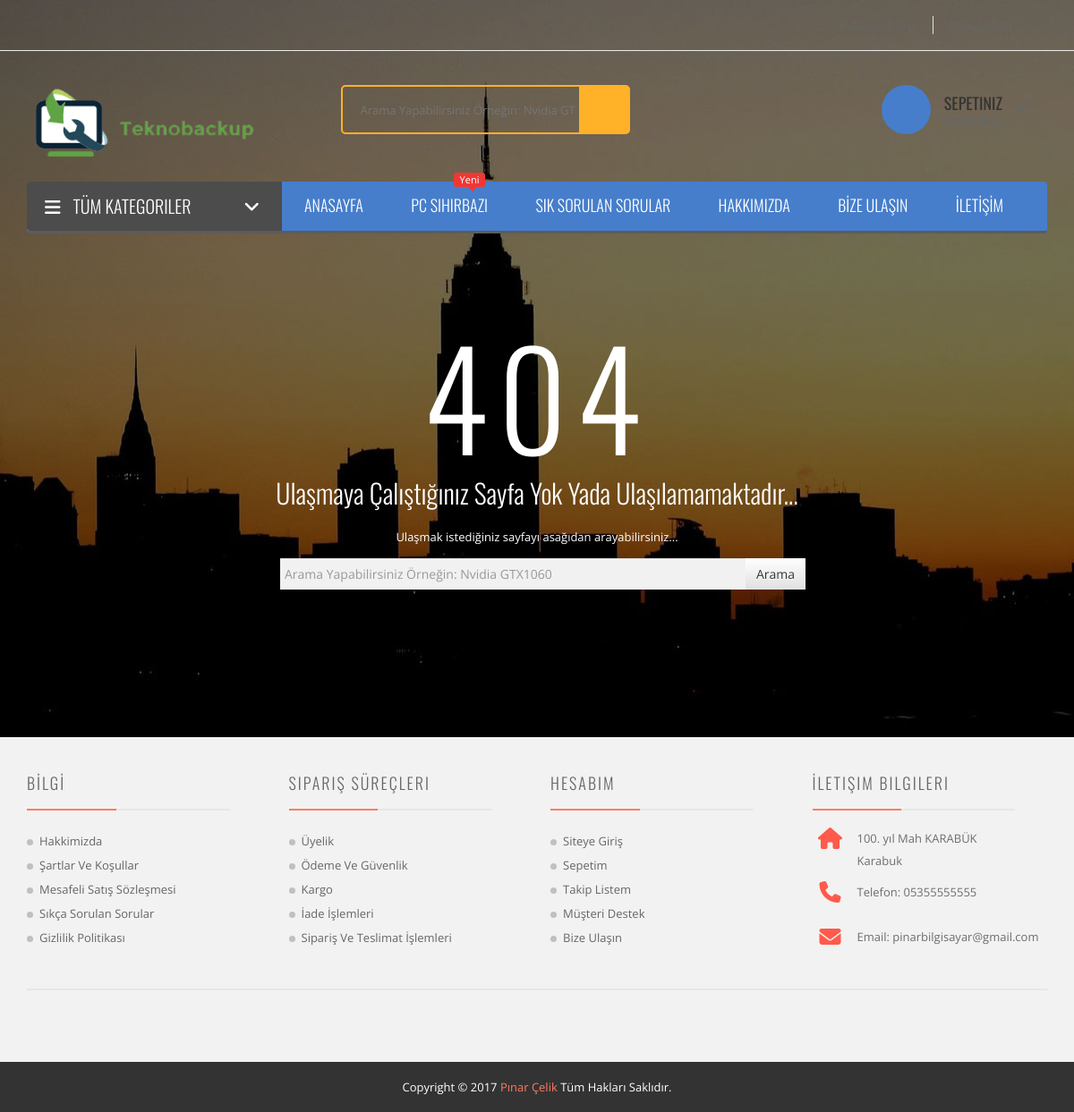
/index.php/home/sayfayok, run on the app's committed database.
### tables this page shows
CREATE TABLE `ayarlar` (
  `id` int(50) NOT NULL,
  `sirketadi` varchar(20) NOT NULL,
  `keywords` varchar(250) NOT NULL,
  `aciklama` varchar(250) NOT NULL,
  `name` varchar(20) NOT NULL,
  `smtpserver` varchar(50) NOT NULL,
  `smtpport` int(50) NOT NULL,
  `smtpemail` varchar(255) NOT NULL,
  `password` varchar(30) NOT NULL,
  `adres` varchar(200) NOT NULL,
  `sehir` varchar(20) NOT NULL,
  `tel` varchar(30) NOT NULL,
  `fax` varchar(25) NOT NULL,
  `email` varchar(250) NOT NULL,
  `hakkimizda` text NOT NULL,
  `gizlilik` text NOT NULL,
  `sartlar` text NOT NULL,
  `sozlesme` text NOT NULL,
  `facebook` varchar(255) NOT NULL,
  `instagram` varchar(255) NOT NULL,
  `twitter` varchar(255) NOT NULL,
  `xkordinat` double NOT NULL,
  `ykordinat` double NOT NULL
);

### application/controllers/Home.php (called while the page is built, shortened)
<?php
class Home extends CI_Controller {
    public function __construct()
    {
        $this->load->helper('url');
        $this->load->helper('string');
        $this->load->library('session');
        $this->load->database();
        $this->load->model('admin/Database_Model');
    }
	public function sayfayok(){
        $query = $this->db->get('kategoriler');
        $data['kategori'] = $query->result();
        $query = $this->db->get('alt_kategoriler');
        $data['altkategori'] = $query->result();
        $query = $this->db->get('ayarlar');
        $data['ayar'] = $query->result();
        if($this->session->kullanici_data['id']){
            $k_id = $this->session->kullanici_data['id'];
            $query = $this->Database_Model->sepet_listesi_sorgusu($k_id);
            $data['sepetsayi'] = $query->num_rows();
            $data['headersepet'] = $query->result();
        }else{
            $data['sepetsayi'] = 0;
        }
        $this->load->view('404header',$data);
        $this->load->view('404');
        $this->load->view('footer');
    }
}

### index.php (called while the page is built, shortened)
<?php
require_once BASEPATH.'core/CodeIgniter.php';

### application/views/404header.php (the view, shortened to what this page needs)
<!doctype html>
<html class="no-js" lang="en">
<head>
    <link rel="stylesheet" href="<?= base_url() ?>mainsite/css/bootstrap.min.css">
    <link rel="stylesheet" href="<?= base_url() ?>mainsite/css/animate.css">
    <link rel="stylesheet" href="<?= base_url() ?>mainsite/css/jquery-ui.min.css">
    <link rel="stylesheet" href="<?= base_url() ?>mainsite/css/meanmenu.min.css">
    <link rel="stylesheet" href="<?= base_url() ?>mainsite/lib/css/nivo-slider.css" type="text/css" />
    <link rel="stylesheet" href="<?= base_url() ?>mainsite/lib/css/preview.css" type="text/css" />
    <link rel="stylesheet" href="<?= base_url() ?>mainsite/css/owl.carousel.css">
    <link rel="stylesheet" href="<?= base_url() ?>mainsite/style.css">
    <link rel="stylesheet" href="<?= base_url() ?>mainsite/css/responsive.css">
</head>
<body class="error404">
<div class="header_area">
    <div class="header_border">
        <div class="container">
            <div class="row">
                <div class="col-md-6 col-lg-6 col-sm-6 col-xs-12">
                    <div class="header_right_area">
                        <ul>
                            <?php
                            if($this->session->kullanici_data['adsoy']) {
                                ?>
                                <li><?= $this->session->kullanici_data['adsoy'] ?></li>
                                <li>
                                    <a class="account" href="<?= base_url() ?>home/profil">Hesabım</a>
                                </li>
                                <li>
                                    <a class="wishlist" href="<?= base_url() ?>home/istek_listesi">İstek Listem</a>
                                </li>
                                <li>
                                    <a class="Shopping cart" href="<?= base_url() ?>siparis/siparisgecmisi">Siparişlerim</a>
                                </li>
                                <li>
                                    <a class="Cikis" href="<?= base_url() ?>home/cikis">Çıkış Yap</a>
                                </li>
                                <?php
                            }else {
                                ?>
                                <li><a class="wishlist" href="<?= base_url()?>home/login">Kullanıcı Girişi</a></li>
                                <li>
                                    <a class="wishlist" href="<?= base_url() ?>home/istek_listesi">İstek Listesi</a>
                                </li>
                                <?php
                            }
                            ?>
                        </ul>
                    </div>
                </div>
            </div>
        </div>
    </div>
    <div class="header_middle">
        <div class="container">
            <div class="row">
                <div class="col-md-3">
                    <div class="logo_area">
                        <a href="<?= base_url() ?>"><img src="<?= base_url() ?>mainsite/img/logo-pic/logo2.png" alt="" height="70" width="296" /></a>
                    </div>
                </div>
                <div class="col-md-9">
                    <div class="header_all search_box_area">
                        <form class="new_search" action="<?= base_url() ?>home/arama" method="post">
                            <input id="mix_search" class="search-field" placeholder="Arama Yapabilirsiniz Örneğin: Nvidia GTX1060" value="" name="search" title="Search for:" type="search">
                            <input value="Search" type="submit">
                        </form>
                    </div>
                    <div class="header_all shopping_cart_area">
                        <div class="widget_shopping_cart_content">
                            <div class="topcart">
                                <a class="cart-toggler" href="">
                                    <i class="icon"></i>
                                    <span class="my-cart">Sepetiniz</span>
                                    <?php
                                    if ($sepetsayi > 0){?>
                                        <span class="qty"><?= $sepetsayi ?> Ürün</span>
                                        <?php
                                    }else{?>
                                        <span class="qty">Sepet Boş</span>
                                        <?php
                                    }
                                    ?>
                                    <span class="fa fa-angle-down"></span>
                                </a>
                            </div>
                        </div>
                    </div>
                </div>
            </div>
        </div>
    </div>
    <div class="all_menu_area all_menu_area_2 ">
        <div class="menu_inner">
            <div class="container">
                <div class="full_menu full_menu_2 clearfix">
                    <div class="new_menu">
                        <div class="drp-menu">
                            <div class="col-md-3 pr pl">
                                <div class="all_catagories all_catagories_2">
                                    <div class="enable_catagories enable_catagories_2">
                                        <i class="fa fa-bars"></i>
                                        <span>Tüm Kategoriler</span>
                                        <i class="fa fa-angle-down"></i>
                                    </div>
                                </div>
                            </div>
                            <div class="col-md-9 pl">
                                <div class="menu_area">
                                    <div class="menu">
                                        <nav>
                                            <ul>
                                                <li class="">
                                                    <a href="<?= base_url() ?>">Anasayfa <i class="" aria-hidden="true"></i></a>
                                                </li>
                                                <li>
                                                    <a class="flexiable_new" href="<?= base_url() ?>sihirbaz">PC Sihirbazı <span class="link_descr_2">Yeni </span> <i aria-hidden="true"></i>
                                                    </a>
                                                </li>
                                                <li>
                                                    <a href="<?= base_url() ?>sikcasorulansorular">Sık Sorulan Sorular <i  aria-hidden="true"></i>
                                                    </a>
                                                </li>
                                                <li class="pg_1">
                                                    <a href="<?= base_url() ?>hakkimizda">Hakkımızda <i aria-hidden="true"></i>
                                                    </a>
                                                </li>
                                                <li class="port_1">
                                                    <a href="<?= base_url() ?>bizeulasin">Bİze Ulaşın <i aria-hidden="true"></i>
                                                    </a>
                                                </li>
                                                <li class="port_1">
                                                    <a href="<?= base_url() ?>iletisim">İletİşİm <i aria-hidden="true"></i>
                                                    </a>
                                                </li>
                                            </ul>
                                        </nav>
                                    </div>
                                </div>
                            </div>
                        </div>
                    </div>
                </div>
            </div>
        </div>
    </div>
</div>

### application/views/footer.php (shortened to what this page needs)
<div class="footer_area footer_area_2">
    <div class="container">
        <div class="row">
            <div class="col-md-3 col-sm-6">
                <div class="footer_menu footer_menu_4">
                    <div class="news_heading_2 news_heading_4">
                        <h3>BİLGİ </h3>
                    </div>
                    <div class="footer_menu">
                        <ul>
                            <li>
                                <a href="<?= base_url() ?>hakkimizda">Hakkimizda</a>
                            </li>
                            <li>
                                <a href="<?= base_url() ?>icerik/sartlar">Şartlar ve Koşullar</a>
                            </li>
                            <li>
                                <a href="<?= base_url() ?>icerik/sozlesme">Mesafeli Satış Sözleşmesi</a>
                            </li>
                            <li>
                                <a href="<?= base_url() ?>sikcasorulansorular">Sıkça Sorulan Sorular</a>
                            </li>
                            <li>
                                <a href="<?= base_url() ?>icerik/gizlilik">Gizlilik Politikası</a>
                            </li>
                        </ul>
                    </div>
                </div>
            </div>
            <div class="col-md-3 col-sm-6">
                <div class="footer_menu footer_menu_4">
                    <div class="news_heading_2 news_heading_4">
                        <h3>Sipariş Süreçleri </h3>
                    </div>
                    <div class="footer_menu">
                        <ul>
                            <li>
                                <a href="<?= base_url() ?>home/login">Üyelik</a>
                            </li>
                            <li>
                                <a href="<?= base_url() ?>">Ödeme ve Güvenlik</a>
                            </li>
                            <li>
                                <a href="<?= base_url() ?>">Kargo</a>
                            </li>
                            <li>
                                <a href="<?= base_url() ?>">İade İşlemleri</a>
                            </li>
                            <li>
                                <a href="<?= base_url() ?>">Sipariş ve Teslimat İşlemleri</a>
                            </li>
                        </ul>
                    </div>
                </div>
            </div>
            <div class="col-md-3 col-sm-6">
                <div class="footer_menu footer_menu_4">
                    <div class="news_heading_2 news_heading_4">
                        <h3> Hesabım </h3>
                    </div>
                    <div class="footer_menu">
                        <ul>
                            <li>
                                <a href="<?= base_url() ?>home/login">Siteye Giriş</a>
                            </li>
                            <li>
                                <a href="<?= base_url() ?>home/sepet">Sepetim</a>
                            </li>
                            <li>
                                <a href="<?= base_url() ?>home/istek_listesi">Takip Listem</a>
                            </li>
                            <li>
                                <a href="<?= base_url() ?>iletisim">Müşteri Destek</a>
                            </li>
                            <li>
                                <a href="<?= base_url() ?>bizeulasin">Bize Ulaşın</a>
                            </li>
                        </ul>
                    </div>
                </div>
            </div>
            <div class="col-md-3 col-sm-6">
                <div class="footer_menu footer_menu_2 footer_menu_5 ">
                    <div class="news_heading_2 news_heading_4">
                        <h3> İletişim Bilgileri </h3>
                    </div>
                    <ul>
                        <li>
                            <i class="fa fa-home"></i>
                            <p><?= $ayar[0]->adres ?></p>
                            <p><?= $ayar[0]->sehir ?></p>
                        </li>
                        <li>
                            <i class="fa fa-phone"></i>
                            <p>Telefon: <?= $ayar[0]->tel ?></p>
                        </li>
                        <li>
                            <i class="fa fa-envelope"></i>
                            <p>Email: <?= $ayar[0]->email ?></p>
                        </li>
                    </ul>
                </div>
            </div>
        </div>
    </div>
    <div class="footer_middle">
        <div class="container">
            <div class="fotter_inner fotter_inner_2">
                <div class="middele_pic">
                </div>
            </div>
        </div>
    </div>
</div>
<div class="footer-bottom">
    <div class="container">
        <div class="widget-copyright text-center">
            Copyright © 2017
            <a href="#">Pınar Çelik</a> Tüm Hakları Saklıdır.
        </div>
    </div>
</div>
</body>
</html>

### mainsite/css/responsive.css (style rules this page uses)
@media (min-width: 992px) and (max-width: 1200px) { .new_search { max-width: 323px; } }
@media (min-width: 992px) and (max-width: 1200px) { .shopping_cart_area { min-width: 0px; } }
@media (min-width: 992px) and (max-width: 1200px) { .news_heading_2 h3::after { width: 127px; } }

### data on the page
ayarlar: adres "100. yıl Mah KARABÜK", sehir "Karabuk", tel "05355555555", email "pinarbilgisayar@gmail.com"
